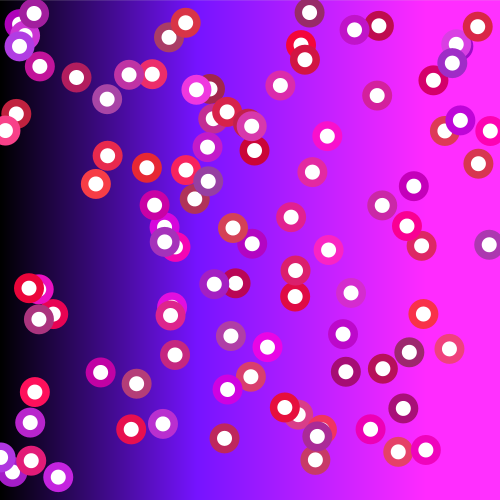
Frame 1 (no input)
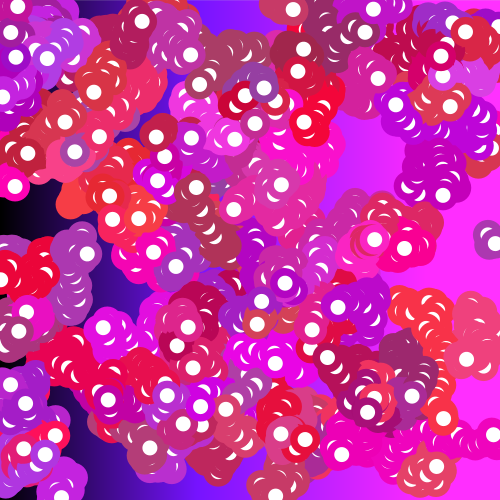
Frame 60 (the mouse pressed at the canvas centre just before this capture)
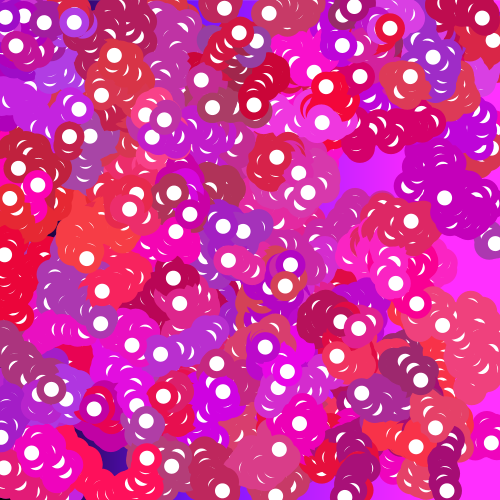
Frame 120 (the mouse held since frame 60 and released just before this capture)

The Processing sketch that drew these frames (run headless with seeded random() and noise(); from frame 60 on, the mouse is pressed at the canvas centre):

// Processing sketch: processing_3857
// ── processing_3857.pde

// A combination of CAMARA (http://www.openprocessing.org/visuals/?visualID=3402)
// and
// Disco Dance (http://www.openprocessing.org/visuals/?visualID=3161)

Pincel[] p; 

void setup(){ 
  size(500, 500); 
  colorMode(RGB); 
  for (int i = 0; i <500; i++){ 
    float r = 0 + (i*0.6); 
    float g = 0 + (i*0.1); 
    float b = 0 + (i*1.3); 
    stroke(r,g,b); 
    line(i,0,i,500); 
  } 
 
  smooth(); 
 
  p = new Pincel[100]; 
 
  for(int i = 0; i < 100; i++){ 
    p[i] = new Pincel(); 
  } 
} 
 
 
void draw(){ 
 
  for(int i = 0; i < 100; i++){ 
    p[i].dibuja(); 
  } 
 
} 
 
 
class Pincel{ 
  float x, y; 
  float diam; 
  color col; 
  int edad, edadMax; 
 
  Pincel(){ 
    x = random(width); 
    y = random(height); 
    diam = 30; 
    col = color(random(150,255),random(0,70),random(50,230)); 
    edad = 1; 
    edadMax = round(random(500, 1000)); 
  } 
 
  void dibuja(){ 
    calc(); 
    noStroke(); 
 
    fill(col); 
    ellipse(x,y, diam, diam);  
 
    fill(255,255,255); 
    ellipse(x,y, diam/2, diam/2); 
  } 
 
  void calc(){ 
    x += random(-10, 10); 
    y += random(-10, 10); 
 
    x = x % width; 
    y = y % height; 
 
    if (x < 0) x *= -1; 
    if (y < 0) y *= -1; 
 
    edad ++; 
 
    if(edad >= edadMax) col = color(0); 
 
  } 
  //if(Pincel.color(0) = true) exit(); 
 
} 
void keyPressed(){ 
  noLoop(); 
} 
 
void mousePressed(){ 
  redraw(); 
  loop(); 
 
background(#F8FF40); 
int d = mouseX/10; 
int e = 50;  
for(int i=0;i<=width;i+=e){ 
for(int j=0;j<=height;j+=e){         
ellipse(i,j,d,d);}}} 
